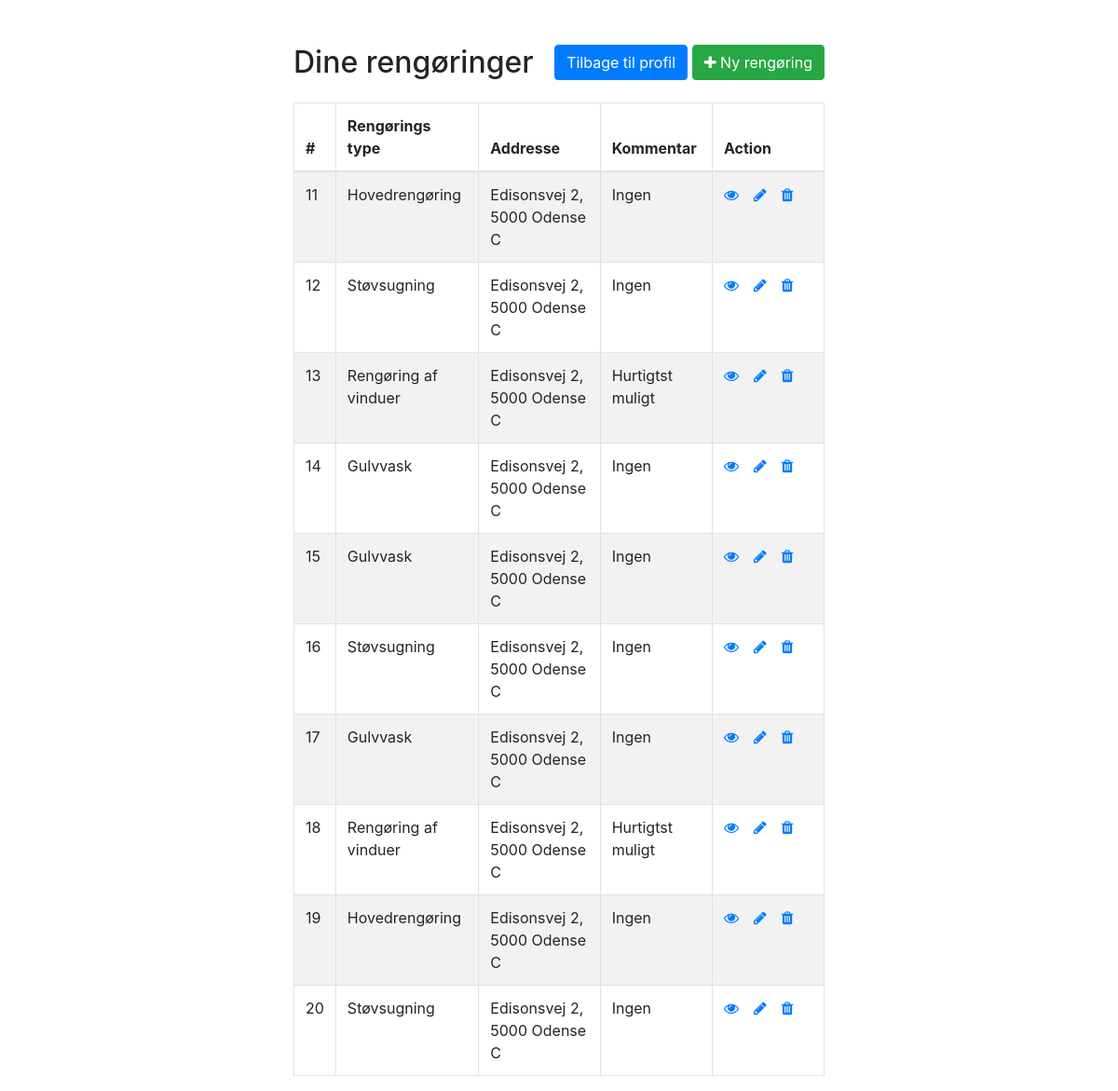
/Renas/clean.php, run on the app's committed database.
### tables this page shows
CREATE TABLE `cleaning` (
  `id` int(11) NOT NULL,
  `clean` varchar(100) NOT NULL,
  `address` varchar(100) NOT NULL,
  `comment` varchar(100) NOT NULL
);

### Renas/clean.php (the view, shortened to what this page needs)
<!DOCTYPE html>
<html lang="en">
<head>
    <link rel="stylesheet" href="https://stackpath.bootstrapcdn.com/bootstrap/4.5.2/css/bootstrap.min.css">
    <link rel="stylesheet" href="https://maxcdn.bootstrapcdn.com/font-awesome/4.7.0/css/font-awesome.min.css">
</head>
<body>
    <div class="wrapper">
        <div class="container-fluid">
            <div class="row">
                <div class="col-md-12">
                    <div class="mt-5 mb-3 clearfix">
                        <h2 class="pull-left">Dine rengøringer</h2>
                        <a href="create.php" class="btn btn-success pull-right"><i class="fa fa-plus"></i> Ny rengøring</a> &nbsp;&nbsp;&nbsp;&nbsp;
                        <a href="index.php" class="btn btn-primary"> Tilbage til profil</a>
                    </div>
                    <?php
                    require_once "config.php";
                    $sql = "SELECT * FROM cleaning";
                    if ($result = mysqli_query($link, $sql)) {
                        if (mysqli_num_rows($result) > 0) {
                            echo '<table class="table table-bordered table-striped">';
                            echo "<thead>";
                            echo "<tr>";
                            echo "<th>#</th>";
                            echo "<th>Rengørings type</th>";
                            echo "<th>Addresse</th>";
                            echo "<th>Kommentar</th>";
                            echo "<th>Action</th>";
                            echo "</tr>";
                            echo "</thead>";
                            echo "<tbody>";
                            while ($row = mysqli_fetch_array($result)) {
                                echo "<tr>";
                                echo "<td>" . $row['id'] . "</td>";
                                echo "<td>" . $row['clean'] . "</td>";
                                echo "<td>" . $row['address'] . "</td>";
                                echo "<td>" . $row['comment'] . "</td>";
                                echo "<td>";
                                echo '<a href="read.php?id=' . $row['id'] . '" class="mr-3" title="Se rengøring" data-toggle="tooltip"><span class="fa fa-eye"></span></a>';
                                echo '<a href="update.php?id=' . $row['id'] . '" class="mr-3" title="Opdater rengøring" data-toggle="tooltip"><span class="fa fa-pencil"></span></a>';
                                echo '<a href="delete.php?id=' . $row['id'] . '" title="Slet rengøring" data-toggle="tooltip"><span class="fa fa-trash"></span></a>';
                                echo "</td>";
                                echo "</tr>";
                            }
                            echo "</tbody>";
                            echo "</table>";
                        } else {
                            echo '<div class="alert alert-danger"><em>Ingen nuværende rengøringer.</em></div>';
                        }
                    } else {
                        echo "Noget gik galt, prøv igen senere.";
                    }
                    ?>
                </div>
            </div>
        </div>
    </div>
</body>
</html>

### Renas/clean.php (style rules this page uses)
.wrapper { width: 600px; margin: 0 auto; }
table tr td:last-child { width: 120px; }

### data on the page
cleaning: id "11", clean "Hovedrengøring", address "Edisonsvej 2, 5000 Odense C", comment "Ingen"
cleaning: id "12", clean "Støvsugning", address "Edisonsvej 2, 5000 Odense C", comment "Ingen"
cleaning: id "13", clean "Rengøring af vinduer", address "Edisonsvej 2, 5000 Odense C", comment "Hurtigtst muligt"
cleaning: id "14", clean "Gulvvask", address "Edisonsvej 2, 5000 Odense C", comment "Ingen"
cleaning: id "15", clean "Gulvvask", address "Edisonsvej 2, 5000 Odense C", comment "Ingen"
cleaning: id "16", clean "Støvsugning", address "Edisonsvej 2, 5000 Odense C", comment "Ingen"
cleaning: id "17", clean "Gulvvask", address "Edisonsvej 2, 5000 Odense C", comment "Ingen"
cleaning: id "18", clean "Rengøring af vinduer", address "Edisonsvej 2, 5000 Odense C", comment "Hurtigtst muligt"
cleaning: id "19", clean "Hovedrengøring", address "Edisonsvej 2, 5000 Odense C", comment "Ingen"
cleaning: id "20", clean "Støvsugning", address "Edisonsvej 2, 5000 Odense C", comment "Ingen"
